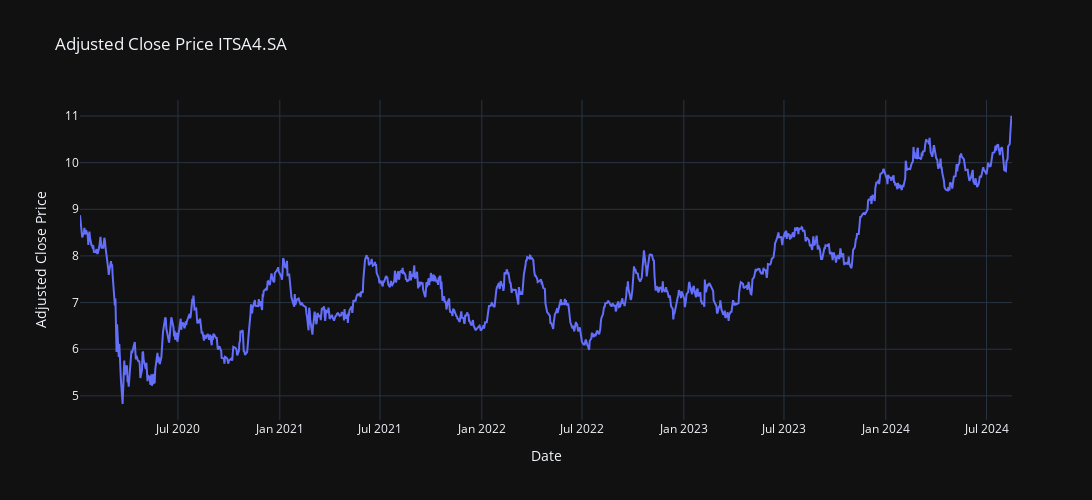

Notebook code for this chart:
### Code cell
tickers = ["ITSA4.SA"]
start_date = "2020-01-01"
end_date = datetime.today().strftime('%Y-%m-%d')

data = get_data(tickers[0], start_date=start_date, end_date=end_date, plot_data_price=True, plot_data_price_and_momento=False, plot_autocorrelations=False)

### Figure 1 — Plotly figure (JSON) as saved in the notebook; plotly's stock layout.template omitted (floating-point values rounded to 4 significant figures; data arrays with more than 128 entries replaced by an {"elided": "..."} marker saying what was removed)
{"data": [{"mode": "lines", "name": "Adjusted Close", "type": "scatter", "x": {"elided": "1150 str values"}, "y": {"elided": "1150 float values"}}], "layout": {"height": 500, "title": {"text": "Adjusted Close Price ITSA4.SA"}, "width": 1200, "xaxis": {"title": {"text": "Date"}}, "yaxis": {"title": {"text": "Adjusted Close Price"}}}}
